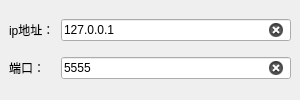
<?xml version="1.0" encoding="UTF-8"?>
<ui version="4.0">
 <class>wireless</class>
 <widget class="QMainWindow" name="wireless">
  <property name="geometry">
   <rect>
    <x>0</x>
    <y>0</y>
    <width>300</width>
    <height>100</height>
   </rect>
  </property>
  <property name="minimumSize">
   <size>
    <width>300</width>
    <height>100</height>
   </size>
  </property>
  <property name="maximumSize">
   <size>
    <width>300</width>
    <height>100</height>
   </size>
  </property>
  <property name="windowTitle">
   <string>无线调试</string>
  </property>
  <widget class="QWidget" name="centralwidget">
   <layout class="QGridLayout" name="gridLayout">
    <item row="0" column="0">
     <widget class="QLabel" name="label_ip">
      <property name="text">
       <string>ip地址：</string>
      </property>
     </widget>
    </item>
    <item row="0" column="1">
     <widget class="QLineEdit" name="lineedit_ip">
      <property name="text">
       <string>127.0.0.1</string>
      </property>
      <property name="clearButtonEnabled">
       <bool>true</bool>
      </property>
     </widget>
    </item>
    <item row="1" column="0">
     <widget class="QLabel" name="label_port">
      <property name="text">
       <string>端口：</string>
      </property>
     </widget>
    </item>
    <item row="1" column="1">
     <widget class="QLineEdit" name="lineedit_port">
      <property name="text">
       <string>5555</string>
      </property>
      <property name="clearButtonEnabled">
       <bool>true</bool>
      </property>
     </widget>
    </item>
   </layout>
  </widget>
 </widget>
 <resources/>
 <connections/>
</ui>
